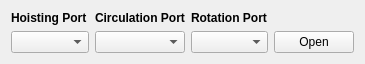
   <widget class="QWidget" name="">
    <property name="geometry">
     <rect>
      <x>11</x>
      <y>50</y>
      <width>365</width>
      <height>44</height>
     </rect>
    </property>
    <layout class="QGridLayout" name="gridLayout_2">
     <item row="0" column="0">
      <widget class="QLabel" name="label_5">
       <property name="font">
        <font>
         <weight>75</weight>
         <bold>true</bold>
        </font>
       </property>
       <property name="text">
        <string>Hoisting Port</string>
       </property>
      </widget>
     </item>
     <item row="1" column="0">
      <widget class="QComboBox" name="comboBox_Hoisting"/>
     </item>
     <item row="1" column="1">
      <widget class="QComboBox" name="comboBox_Circulation"/>
     </item>
     <item row="1" column="2">
      <widget class="QComboBox" name="comboBox_Rotation"/>
     </item>
     <item row="1" column="3">
      <widget class="QPushButton" name="pushButton_OpenPorts">
       <property name="text">
        <string>Open</string>
       </property>
      </widget>
     </item>
     <item row="0" column="1">
      <widget class="QLabel" name="label_6">
       <property name="font">
        <font>
         <weight>75</weight>
         <bold>true</bold>
        </font>
       </property>
       <property name="text">
        <string>Circulation Port</string>
       </property>
      </widget>
     </item>
     <item row="0" column="2">
      <widget class="QLabel" name="label_7">
       <property name="font">
        <font>
         <weight>75</weight>
         <bold>true</bold>
        </font>
       </property>
       <property name="text">
        <string>Rotation Port</string>
       </property>
      </widget>
     </item>
    </layout>
   </widget>
